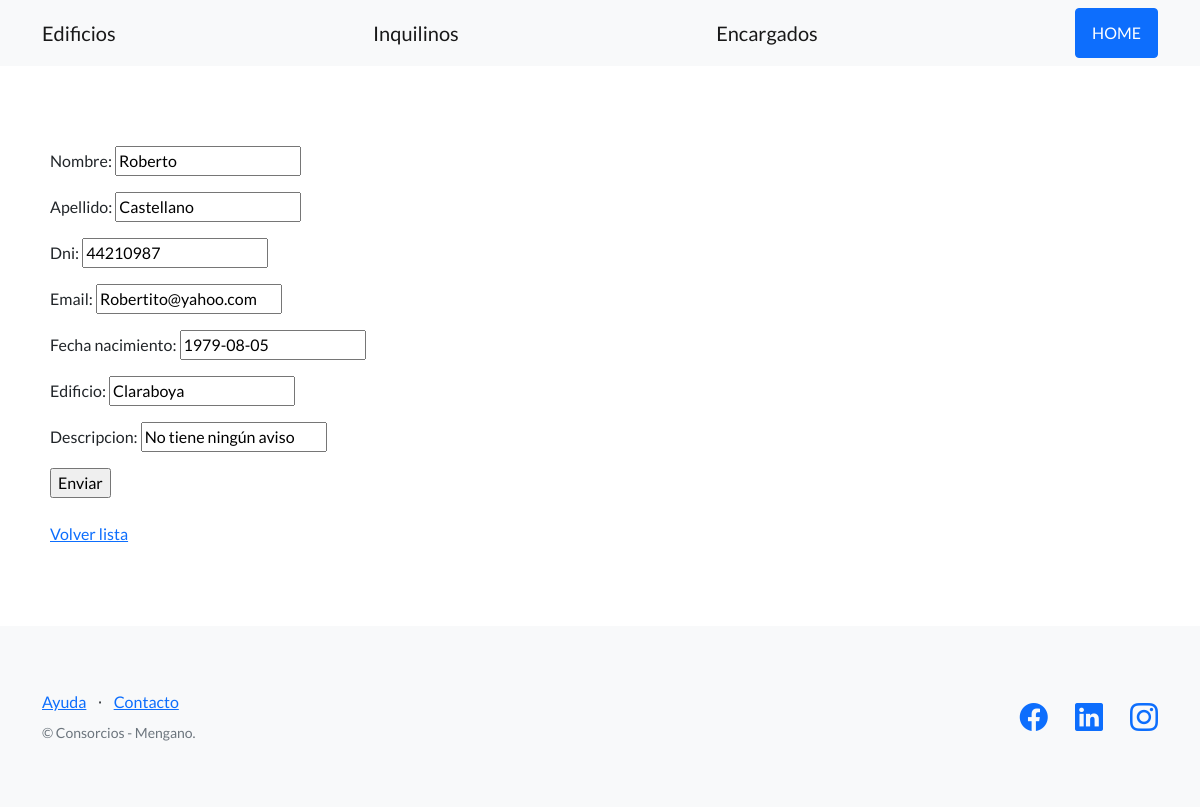
/edificios/editar-inquilinos/4/, run on the app's committed database.
### edificios/models.py (models this page shows, shortened)
class Inquilino(models.Model):
    nombre = models.CharField(max_length=30)
    apellido = models.CharField(max_length=30)
    dni = models.CharField(max_length=32)
    email = models.EmailField()
    fecha_nacimiento = models.DateField(null=True) #El null=True es para no tener que completarlo
    edificio = models.CharField(max_length= 30)
    descripcion = models.CharField (max_length=200)

### edificios/views.py (the view)
# urls.py: path('editar-inquilinos/<int:pk>/', InquilinoUpdateView.as_view(), name='editar_inquilino'),
class InquilinoUpdateView(UpdateView):
    model = Inquilino
    fields = ['nombre', 'apellido', 'dni', 'email','fecha_nacimiento', 'edificio', 'descripcion']
    success_url = reverse_lazy('listar_inquilinos')
    template_name = "edificios/formulario_inquilinos.html"

### edificios/templates/edificios/formulario_inquilinos.html (shortened to what this page needs)
{% extends 'edificios/base.html' %}
{% block contenido %}
<form method="post">
  {{ form.as_p }}
  <input type="submit" value="Enviar" />
</form>
<br>
<a href="{% url 'listar_inquilinos' %}">Volver lista</a>
{% endblock contenido %}

### data on the page
Inquilino: nombre "Roberto", apellido "Castellano", dni "44210987", email "Robertito@yahoo.com", fecha_nacimiento "1979-08-05", edificio "Claraboya", descripcion "No tiene ningún aviso"
